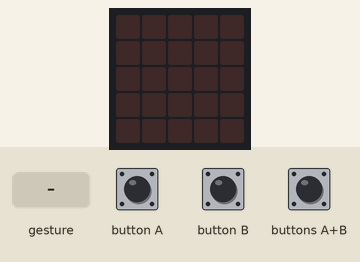
Bench run of a program on a simulated BBC micro:bit (MakeCode). On the bench: the board's 5×5 LED display. The test bench sets the inputs (shaded band). Random numbers come from a fixed seed; a tilt is held for 1.5 s and a shake lasts 1 s, then the board lies face up again.

Above: at 1.2 s.
1.3 s: buttons A+B pressed for 0.15 s
At 2.2 s:
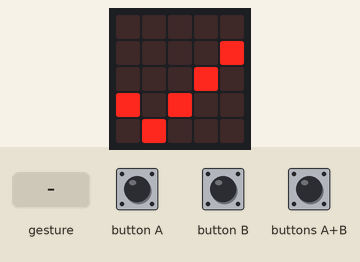
2.9 s: gesture 'shake'
At 4.1 s:
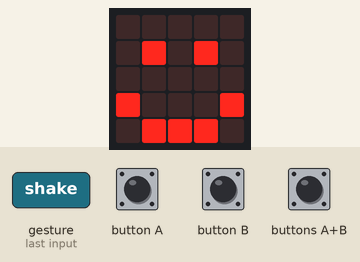
4.6 s: buttons A+B pressed for 1 s
At 6.0 s:
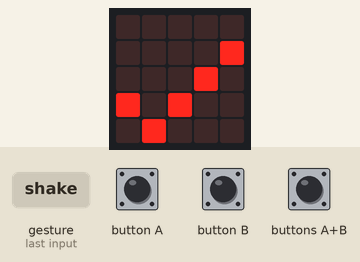
Timing chart, 0 to 7.6 s (numbered marks = the images above; inputs shaded):
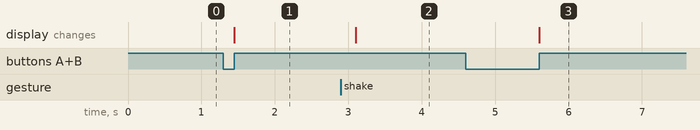

The program:

main.ts
```typescript
let Münze = 0
input.onGesture(Gesture.Shake, function () {
    Münze = randint(0, 1)
    if (Münze == 0) {
        basic.showIcon(IconNames.Happy)
    } else {
        basic.showNumber(1)
    }
})
input.onButtonPressed(Button.AB, function () {
    basic.showIcon(IconNames.Yes)
})
```

test.ts
```typescript
// Hier kann man Tests durchführen; diese Datei wird nicht kompiliert, wenn dieses Paket als Erweiterung verwendet wird.
```

Measured:
- after the input at 1.3 s, the display: changes after 0.15 s (image 1)
- after the input at 2.9 s, the display: changes after 0.20 s (image 2)
- after the input at 4.6 s, the display: changes after 1.0 s (image 3)
